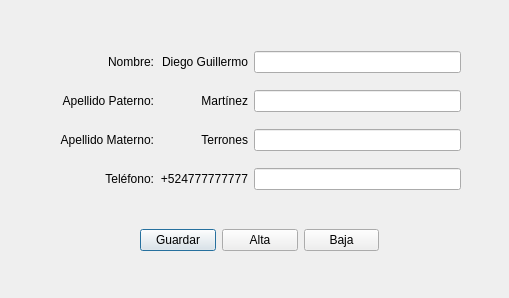
<?xml version="1.0" encoding="UTF-8"?>
<ui version="4.0">
 <class>ModifyHolder</class>
 <widget class="QDialog" name="ModifyHolder">
  <property name="geometry">
   <rect>
    <x>0</x>
    <y>0</y>
    <width>509</width>
    <height>298</height>
   </rect>
  </property>
  <property name="windowTitle">
   <string>Modificación de usuario</string>
  </property>
  <widget class="QWidget" name="horizontalLayoutWidget">
   <property name="geometry">
    <rect>
     <x>140</x>
     <y>220</y>
     <width>239</width>
     <height>41</height>
    </rect>
   </property>
   <layout class="QHBoxLayout" name="horizontalLayout">
    <item>
     <widget class="QPushButton" name="pushButton">
      <property name="text">
       <string>Guardar</string>
      </property>
     </widget>
    </item>
    <item>
     <widget class="QPushButton" name="pushButton_2">
      <property name="text">
       <string>Alta</string>
      </property>
     </widget>
    </item>
    <item>
     <widget class="QPushButton" name="pushButton_3">
      <property name="text">
       <string>Baja</string>
      </property>
     </widget>
    </item>
   </layout>
  </widget>
  <widget class="QWidget" name="gridLayoutWidget">
   <property name="geometry">
    <rect>
     <x>60</x>
     <y>40</y>
     <width>401</width>
     <height>164</height>
    </rect>
   </property>
   <layout class="QGridLayout" name="gridLayout">
    <item row="3" column="1">
     <widget class="QLabel" name="label_10">
      <property name="text">
       <string>+524777777777</string>
      </property>
      <property name="alignment">
       <set>Qt::AlignRight|Qt::AlignTrailing|Qt::AlignVCenter</set>
      </property>
     </widget>
    </item>
    <item row="1" column="1">
     <widget class="QLabel" name="label_8">
      <property name="text">
       <string>Martínez</string>
      </property>
      <property name="alignment">
       <set>Qt::AlignRight|Qt::AlignTrailing|Qt::AlignVCenter</set>
      </property>
     </widget>
    </item>
    <item row="1" column="0">
     <widget class="QLabel" name="label_2">
      <property name="text">
       <string>Apellido Paterno:</string>
      </property>
      <property name="alignment">
       <set>Qt::AlignRight|Qt::AlignTrailing|Qt::AlignVCenter</set>
      </property>
     </widget>
    </item>
    <item row="0" column="1">
     <widget class="QLabel" name="label_3">
      <property name="text">
       <string>Diego Guillermo</string>
      </property>
      <property name="alignment">
       <set>Qt::AlignRight|Qt::AlignTrailing|Qt::AlignVCenter</set>
      </property>
     </widget>
    </item>
    <item row="1" column="2">
     <widget class="QLineEdit" name="lineEdit_2"/>
    </item>
    <item row="0" column="0">
     <widget class="QLabel" name="label">
      <property name="text">
       <string>Nombre:</string>
      </property>
      <property name="alignment">
       <set>Qt::AlignRight|Qt::AlignTrailing|Qt::AlignVCenter</set>
      </property>
     </widget>
    </item>
    <item row="2" column="2">
     <widget class="QLineEdit" name="lineEdit_3"/>
    </item>
    <item row="3" column="0">
     <widget class="QLabel" name="label_5">
      <property name="text">
       <string>Teléfono:</string>
      </property>
      <property name="alignment">
       <set>Qt::AlignRight|Qt::AlignTrailing|Qt::AlignVCenter</set>
      </property>
     </widget>
    </item>
    <item row="2" column="0">
     <widget class="QLabel" name="label_4">
      <property name="text">
       <string>Apellido Materno:</string>
      </property>
      <property name="alignment">
       <set>Qt::AlignRight|Qt::AlignTrailing|Qt::AlignVCenter</set>
      </property>
     </widget>
    </item>
    <item row="3" column="2">
     <widget class="QLineEdit" name="lineEdit_6"/>
    </item>
    <item row="2" column="1">
     <widget class="QLabel" name="label_9">
      <property name="text">
       <string>Terrones</string>
      </property>
      <property name="alignment">
       <set>Qt::AlignRight|Qt::AlignTrailing|Qt::AlignVCenter</set>
      </property>
     </widget>
    </item>
    <item row="0" column="2">
     <widget class="QLineEdit" name="lineEdit"/>
    </item>
   </layout>
  </widget>
 </widget>
 <resources/>
 <connections/>
</ui>
